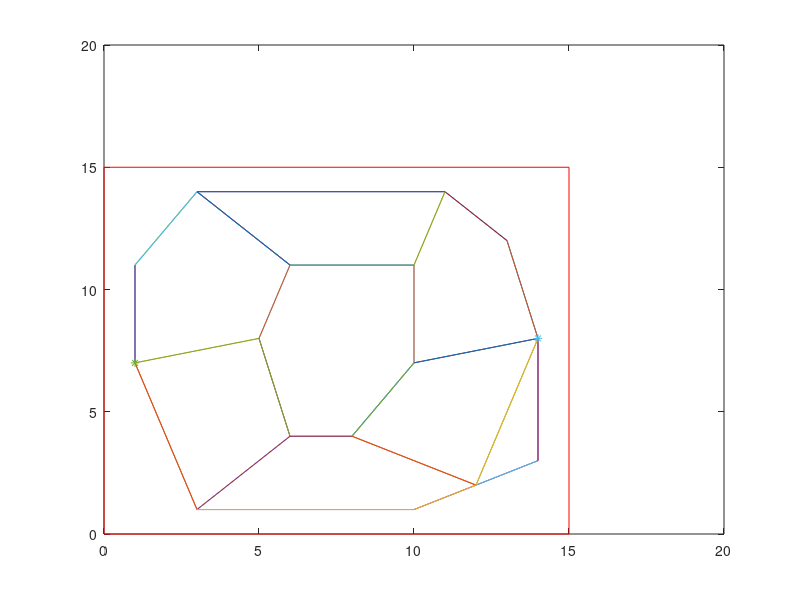

MATLAB code to generate this figure: (Note: this script raises an error after producing the figure.)
%Genetic Algorithm
clear all
clc
%Fixing Random Number
% RandStream.setGlobalStream(RandStream('mcg16807','Seed',0))
%*************************************************************************
%*************************************************************************
%*************************************************************************
%Enter Envirement Data
NPTS=16;            %number of points
NOBS=7;     %number of obstacles
X_co=[1 1 3 3 5 6 6 8 10 10 10 11 13 12 14 14]; %xcoordinates of points
Y_co=[7 11 14 1 8 11 4 4 1 7 11 14 12 2 3 8];   %ycoordinates of points
S_OL=[3 2 3 3 3 3 3 3 2 3 3 3 2 4 2 4];     %number of links for each point
%distance between link connections
L(01,01)=02;L(01,02)=04;L(01,03)=05;
L(02,01)=01;L(02,02)=03;
L(03,01)=02;L(03,02)=06;L(03,03)=12;
L(04,01)=01;L(04,02)=07;L(04,03)=09;
L(05,01)=01;L(05,02)=06;L(05,03)=07;
L(06,01)=03;L(06,02)=05;L(06,03)=11;
L(07,01)=04;L(07,02)=05;L(07,03)=08;
L(08,01)=07;L(08,02)=10;L(08,03)=14;
L(09,01)=04;L(09,02)=14;
L(10,01)=08;L(10,02)=11;L(10,03)=16;
L(11,01)=06;L(11,02)=10;L(11,03)=12;
L(12,01)=03;L(12,02)=11;L(12,03)=13;
L(13,01)=12;L(13,02)=16;
L(14,01)=08;L(14,02)=09;L(14,03)=15;L(14,04)=16;
L(15,01)=14;L(15,02)=16;
L(16,01)=10;L(16,02)=13;L(16,03)=14;L(16,04)=15;
%number of bits
NBITS=log(NPTS)/log(2);
SP=1;
EP=16;
NP=20;
SR=0.5;
SR1=SR*100;
CL=(NOBS+2)*NBITS;
%*************************************************************************
%*************************************************************************
%*************************************************************************
d=zeros(NPTS,max(S_OL(1,:)));
Dist=zeros(NPTS,1);
P=zeros(NPTS,max(S_OL(1,:)));
CDF=zeros(NPTS,max(S_OL(1,:)));
for x=1:NPTS
    for y=1:S_OL(1,x)
        %Calculate Distance with each link point.
        d(x,y)=sqrt((X_co(L(x,y))-X_co(x))^2+(Y_co(L(x,y))-Y_co(x))^2);
        %total distance
        Dist(x,1)=Dist(x,1)+d(x,y);
    end
end
for x=1:NPTS
    for y=1:S_OL(1,x)
        %Calculate Probability for each link point.
        P(x,y)=(1-d(x,y)/Dist(x,1))/(S_OL(1,x)-1);
        if(y==1)
            %Calculate CDF.
            CDF(x,y)=P(x,y);
        end
        if(y~=1)
            CDF(x,y)=CDF(x,y-1)+P(x,y);
        end
    end
end
%*************************************************************************
%*************************************************************************
%*************************************************************************
%Generate Paths
for w=1:NP
    Curr_Point=SP;
    c=SP;
    i=1;
    PP(w,i)=Curr_Point;
    while(Curr_Point~=EP)
        i=i+1;
        t=rand(1,1);
        for y=1:(S_OL(1,c)-1)
            if((t>CDF(c,y))&&(t<=CDF(c,y+1)))
                Next_Point=L(c,y+1);
            end
            if(t<CDF(c,y))
                Next_Point=L(c,y);
            end
        end
        Prev_Point=Curr_Point;
        Curr_Point=Next_Point;
        if(i<3)
            PP(w,i)=Curr_Point;
        end
        if(i>=3)
            if(Curr_Point~=PP(w,(i-2)))
                PP(w,i)=Curr_Point;
            end
            if(Curr_Point==PP(w,(i-2)))
                i=i-2;
            end
        end
        c=Curr_Point;
    end
end
%*************************************************************************
%*************************************************************************
%*************************************************************************
%Making Envirment
x_range=[0 15 15 0 0];
y_range=[0 0 15 15 0];
plot(x_range,y_range,'red');hold on
for x=1:NPTS
    A=X_co(1,x);
    B=Y_co(1,x);
    for y=1:S_OL(1,x)
        C=X_co(1,L(x,y));
        D=Y_co(1,L(x,y));
        x_co=[A C];
        y_co=[B D];
        plot(x_co,y_co);hold on
    end
end
plot(X_co(SP),Y_co(SP),'*');hold on
plot(X_co(EP),Y_co(EP),'*');hold on
%*************************************************************************
%*************************************************************************
%*************************************************************************
%writing Data to file.
fid=fopen('abcd.txt','w');
for x=1:2
    for y=1:74
        fprintf(fid,'*');
    end
    fprintf(fid,'\r\n');
end
fprintf(fid,'|-------|-------|-------|-------|--------------------------');
fprintf(fid,'\r\n|  i\t| x(i)\t|  y(i)\t|  NOL\t|  Link_Points\r\n');
fprintf(fid,'|-------|-------|-------|-------|--------------------------');
fprintf(fid,'\r\n');
for x=1:NPTS
    fprintf(fid,'|  %d\t|  %d\t|  %d\t|  %d\t|  ',...
        x,X_co(1,x),Y_co(1,x),S_OL(1,x));
    for y=1:S_OL(1,x)
        fprintf(fid,'%d\t',L(x,y));
    end
    fprintf(fid,'\r\n');
end
fprintf(fid,'|-------|-------|-------|-------|--------------------------');
fprintf(fid,'\r\nStart Point:       ');
fprintf(fid,'%d',SP);
fprintf(fid,'\r\nEnd Point:        ');
fprintf(fid,'%d',EP);
fprintf(fid,'\r\nSelection Rate:   ');
fprintf(fid,'%d',SR1);
fprintf(fid,'\r\nNo. of Paths:     ');
fprintf(fid,'%d',NP);
fprintf(fid,'\r\n');
for x=1:2
    for y=1:74
        fprintf(fid,'*');
    end
    fprintf(fid,'\r\n');
end
for x=1:NPTS
    fprintf(fid,'Point ');
    fprintf(fid,'%d',x);
    fprintf(fid,':\r\n');
    fprintf(fid,'\ti\tLP\td(i)\t\tP(i)\t\tCDF(i)\r\n');
    for y=1:S_OL(1,x)
       fprintf(fid,'\t%d\t%d\t%f\t%f\t%f\r\n',...
           y,L(x,y),d(x,y),P(x,y),CDF(x,y));
    end
    for z=1:74
        fprintf(fid,'*');
    end
    fprintf(fid,'\r\n');
end 
for x=1:2
    for y=1:74
        fprintf(fid,'*');
    end
    fprintf(fid,'\r\n');
end
for w=1:NP
    fprintf(fid,'Path ');
    fprintf(fid,'%d',w);
    fprintf(fid,':\r\n\t\t');
    i=1;
    while(PP(w,i)~=0)
        fprintf(fid,'%d',PP(w,i));
        if(PP(w,i)==EP)
            fprintf(fid,'.\r\n');
            break;
        end
        if(PP(w,i)~=0)
            fprintf(fid,'-');
            i=i+1;
        end
    end
end
for x=1:2
    for y=1:74
        fprintf(fid,'*');
    end
    fprintf(fid,'\r\n');
end
fclose(fid);
output=open('abcd.txt');
%*************************************************************************
%*************************************************************************
%*************************************************************************